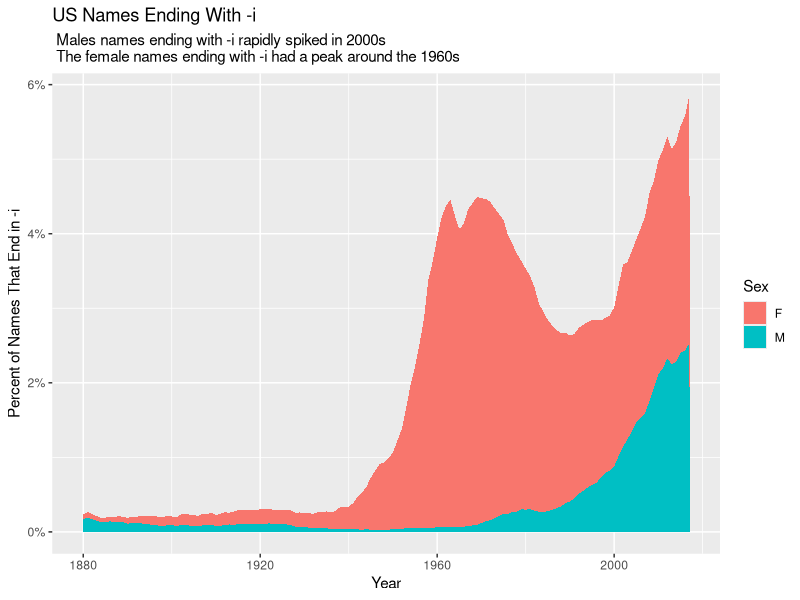

Write the R code that produced this figure.
## ---- chunk 1
library(tidyverse)
## ---- chunk 2
x <- read_csv("data/i_names.csv", show_col_types = FALSE)
    

## ---- chunk 3
x |> 
  summarize(sum_n = sum(n), 
            sum_prop = sum(prop), 
            .by = c(year, sex)) |>
    ggplot(aes(x = year, y = sum_prop, fill = sex)) + 
    geom_area() +
    scale_y_continuous(labels = scales::percent_format()) + 
    labs(title = "US Names Ending With -i", 
         subtitle = " Males names ending with -i rapidly spiked in 2000s \n The female names ending with -i had a peak around the 1960s", 
         x = "Year", 
         y = "Percent of Names That End in -i", 
         fill = "Sex", 
         )
